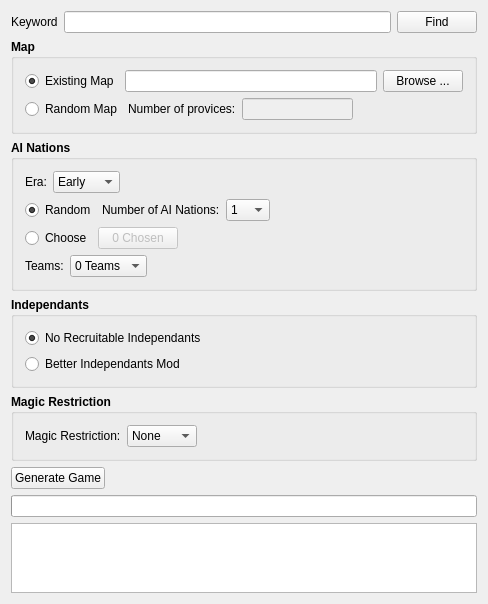
<?xml version="1.0" encoding="UTF-8"?>
<ui version="4.0">
 <class>TextFinder</class>
 <widget class="QWidget" name="TextFinder">
  <property name="geometry">
   <rect>
    <x>0</x>
    <y>0</y>
    <width>488</width>
    <height>562</height>
   </rect>
  </property>
  <property name="windowTitle">
   <string>Dom3 AI++</string>
  </property>
  <layout class="QVBoxLayout" name="verticalLayout">
   <item>
    <layout class="QHBoxLayout" name="horizontalLayout">
     <item>
      <widget class="QLabel" name="label">
       <property name="text">
        <string>Keyword</string>
       </property>
      </widget>
     </item>
     <item>
      <widget class="QLineEdit" name="lineEdit"/>
     </item>
     <item>
      <widget class="QPushButton" name="findButton">
       <property name="text">
        <string>Find</string>
       </property>
      </widget>
     </item>
    </layout>
   </item>
   <item>
    <widget class="QGroupBox" name="groupBox">
     <property name="font">
      <font>
       <weight>75</weight>
       <bold>true</bold>
      </font>
     </property>
     <property name="title">
      <string>Map</string>
     </property>
     <layout class="QVBoxLayout" name="verticalLayout_2">
      <item>
       <layout class="QHBoxLayout" name="horizontalLayout_2">
        <item>
         <widget class="QRadioButton" name="existingMapRadio">
          <property name="font">
           <font>
            <weight>50</weight>
            <bold>false</bold>
           </font>
          </property>
          <property name="text">
           <string>Existing Map</string>
          </property>
          <property name="checked">
           <bool>true</bool>
          </property>
         </widget>
        </item>
        <item>
         <widget class="QLineEdit" name="mapText">
          <property name="font">
           <font>
            <weight>50</weight>
            <bold>false</bold>
           </font>
          </property>
         </widget>
        </item>
        <item>
         <widget class="QPushButton" name="mapBrowseButton">
          <property name="font">
           <font>
            <weight>50</weight>
            <bold>false</bold>
           </font>
          </property>
          <property name="text">
           <string>Browse ...</string>
          </property>
         </widget>
        </item>
       </layout>
      </item>
      <item>
       <layout class="QHBoxLayout" name="horizontalLayout_3">
        <item>
         <widget class="QRadioButton" name="randomMapRadio">
          <property name="font">
           <font>
            <weight>50</weight>
            <bold>false</bold>
           </font>
          </property>
          <property name="text">
           <string>Random Map</string>
          </property>
         </widget>
        </item>
        <item>
         <widget class="QLabel" name="label_2">
          <property name="font">
           <font>
            <weight>50</weight>
            <bold>false</bold>
           </font>
          </property>
          <property name="text">
           <string>Number of provices:</string>
          </property>
         </widget>
        </item>
        <item>
         <widget class="QLineEdit" name="numProvinceText">
          <property name="enabled">
           <bool>false</bool>
          </property>
          <property name="font">
           <font>
            <weight>50</weight>
            <bold>false</bold>
           </font>
          </property>
          <property name="readOnly">
           <bool>false</bool>
          </property>
         </widget>
        </item>
        <item>
         <spacer name="horizontalSpacer_2">
          <property name="orientation">
           <enum>Qt::Horizontal</enum>
          </property>
          <property name="sizeHint" stdset="0">
           <size>
            <width>40</width>
            <height>20</height>
           </size>
          </property>
         </spacer>
        </item>
       </layout>
      </item>
     </layout>
    </widget>
   </item>
   <item>
    <widget class="QGroupBox" name="groupBox_2">
     <property name="font">
      <font>
       <weight>75</weight>
       <bold>true</bold>
      </font>
     </property>
     <property name="title">
      <string>AI Nations</string>
     </property>
     <layout class="QVBoxLayout" name="verticalLayout_3">
      <item>
       <layout class="QHBoxLayout" name="horizontalLayout_4">
        <property name="sizeConstraint">
         <enum>QLayout::SetDefaultConstraint</enum>
        </property>
        <item>
         <widget class="QLabel" name="label_3">
          <property name="sizePolicy">
           <sizepolicy hsizetype="Maximum" vsizetype="Preferred">
            <horstretch>0</horstretch>
            <verstretch>0</verstretch>
           </sizepolicy>
          </property>
          <property name="font">
           <font>
            <weight>50</weight>
            <bold>false</bold>
           </font>
          </property>
          <property name="text">
           <string>Era:</string>
          </property>
         </widget>
        </item>
        <item>
         <widget class="QComboBox" name="eraCombo">
          <property name="font">
           <font>
            <weight>50</weight>
            <bold>false</bold>
           </font>
          </property>
          <item>
           <property name="text">
            <string>Early</string>
           </property>
          </item>
          <item>
           <property name="text">
            <string>Middle</string>
           </property>
          </item>
          <item>
           <property name="text">
            <string>Late</string>
           </property>
          </item>
         </widget>
        </item>
        <item>
         <spacer name="horizontalSpacer">
          <property name="orientation">
           <enum>Qt::Horizontal</enum>
          </property>
          <property name="sizeHint" stdset="0">
           <size>
            <width>40</width>
            <height>20</height>
           </size>
          </property>
         </spacer>
        </item>
       </layout>
      </item>
      <item>
       <layout class="QHBoxLayout" name="horizontalLayout_5">
        <item>
         <widget class="QRadioButton" name="randomNationsRadio">
          <property name="font">
           <font>
            <weight>50</weight>
            <bold>false</bold>
           </font>
          </property>
          <property name="text">
           <string>Random</string>
          </property>
          <property name="checked">
           <bool>true</bool>
          </property>
         </widget>
        </item>
        <item>
         <widget class="QLabel" name="label_4">
          <property name="font">
           <font>
            <weight>50</weight>
            <bold>false</bold>
           </font>
          </property>
          <property name="text">
           <string>Number of AI Nations:</string>
          </property>
         </widget>
        </item>
        <item>
         <widget class="QComboBox" name="numRandomNationsCombo">
          <property name="font">
           <font>
            <weight>50</weight>
            <bold>false</bold>
           </font>
          </property>
          <item>
           <property name="text">
            <string>1</string>
           </property>
          </item>
          <item>
           <property name="text">
            <string>2</string>
           </property>
          </item>
          <item>
           <property name="text">
            <string>3</string>
           </property>
          </item>
          <item>
           <property name="text">
            <string>4</string>
           </property>
          </item>
          <item>
           <property name="text">
            <string>5</string>
           </property>
          </item>
          <item>
           <property name="text">
            <string>6</string>
           </property>
          </item>
          <item>
           <property name="text">
            <string>7</string>
           </property>
          </item>
          <item>
           <property name="text">
            <string>8</string>
           </property>
          </item>
          <item>
           <property name="text">
            <string>9</string>
           </property>
          </item>
          <item>
           <property name="text">
            <string>10</string>
           </property>
          </item>
          <item>
           <property name="text">
            <string>11</string>
           </property>
          </item>
          <item>
           <property name="text">
            <string>12</string>
           </property>
          </item>
          <item>
           <property name="text">
            <string>13</string>
           </property>
          </item>
          <item>
           <property name="text">
            <string>14</string>
           </property>
          </item>
          <item>
           <property name="text">
            <string>15</string>
           </property>
          </item>
          <item>
           <property name="text">
            <string>16</string>
           </property>
          </item>
          <item>
           <property name="text">
            <string>17</string>
           </property>
          </item>
          <item>
           <property name="text">
            <string>18</string>
           </property>
          </item>
          <item>
           <property name="text">
            <string>19</string>
           </property>
          </item>
          <item>
           <property name="text">
            <string>20</string>
           </property>
          </item>
         </widget>
        </item>
        <item>
         <spacer name="horizontalSpacer_3">
          <property name="orientation">
           <enum>Qt::Horizontal</enum>
          </property>
          <property name="sizeHint" stdset="0">
           <size>
            <width>40</width>
            <height>20</height>
           </size>
          </property>
         </spacer>
        </item>
       </layout>
      </item>
      <item>
       <layout class="QHBoxLayout" name="horizontalLayout_6">
        <item>
         <widget class="QRadioButton" name="chooseNationsRadio">
          <property name="font">
           <font>
            <weight>50</weight>
            <bold>false</bold>
           </font>
          </property>
          <property name="text">
           <string>Choose</string>
          </property>
         </widget>
        </item>
        <item>
         <widget class="QPushButton" name="chooseNationsButton">
          <property name="enabled">
           <bool>false</bool>
          </property>
          <property name="font">
           <font>
            <weight>50</weight>
            <bold>false</bold>
           </font>
          </property>
          <property name="text">
           <string>0 Chosen</string>
          </property>
         </widget>
        </item>
        <item>
         <spacer name="horizontalSpacer_4">
          <property name="orientation">
           <enum>Qt::Horizontal</enum>
          </property>
          <property name="sizeHint" stdset="0">
           <size>
            <width>40</width>
            <height>20</height>
           </size>
          </property>
         </spacer>
        </item>
       </layout>
      </item>
      <item>
       <layout class="QHBoxLayout" name="horizontalLayout_7">
        <item>
         <widget class="QLabel" name="label_5">
          <property name="font">
           <font>
            <weight>50</weight>
            <bold>false</bold>
           </font>
          </property>
          <property name="text">
           <string>Teams:</string>
          </property>
         </widget>
        </item>
        <item>
         <widget class="QComboBox" name="alliesCombo">
          <property name="font">
           <font>
            <weight>50</weight>
            <bold>false</bold>
           </font>
          </property>
          <item>
           <property name="text">
            <string>0 Teams</string>
           </property>
          </item>
          <item>
           <property name="text">
            <string>1 Team</string>
           </property>
          </item>
          <item>
           <property name="text">
            <string>2 Teams</string>
           </property>
          </item>
          <item>
           <property name="text">
            <string>3 Teams</string>
           </property>
          </item>
         </widget>
        </item>
        <item>
         <spacer name="horizontalSpacer_5">
          <property name="orientation">
           <enum>Qt::Horizontal</enum>
          </property>
          <property name="sizeHint" stdset="0">
           <size>
            <width>40</width>
            <height>20</height>
           </size>
          </property>
         </spacer>
        </item>
       </layout>
      </item>
     </layout>
    </widget>
   </item>
   <item>
    <widget class="QGroupBox" name="groupBox_3">
     <property name="font">
      <font>
       <weight>75</weight>
       <bold>true</bold>
      </font>
     </property>
     <property name="title">
      <string>Independants</string>
     </property>
     <layout class="QVBoxLayout" name="verticalLayout_4">
      <item>
       <layout class="QHBoxLayout" name="horizontalLayout_9">
        <item>
         <widget class="QRadioButton" name="noIndyRadio">
          <property name="font">
           <font>
            <weight>50</weight>
            <bold>false</bold>
           </font>
          </property>
          <property name="text">
           <string>No Recruitable Independants</string>
          </property>
          <property name="checked">
           <bool>true</bool>
          </property>
         </widget>
        </item>
       </layout>
      </item>
      <item>
       <layout class="QHBoxLayout" name="horizontalLayout_8">
        <item>
         <widget class="QRadioButton" name="betterIndyRadio">
          <property name="font">
           <font>
            <weight>50</weight>
            <bold>false</bold>
           </font>
          </property>
          <property name="text">
           <string>Better Independants Mod</string>
          </property>
         </widget>
        </item>
       </layout>
      </item>
     </layout>
    </widget>
   </item>
   <item>
    <widget class="QGroupBox" name="groupBox_4">
     <property name="font">
      <font>
       <weight>75</weight>
       <bold>true</bold>
      </font>
     </property>
     <property name="title">
      <string>Magic Restriction</string>
     </property>
     <layout class="QVBoxLayout" name="verticalLayout_5">
      <item>
       <layout class="QHBoxLayout" name="horizontalLayout_10">
        <item>
         <widget class="QLabel" name="label_6">
          <property name="font">
           <font>
            <weight>50</weight>
            <bold>false</bold>
           </font>
          </property>
          <property name="text">
           <string>Magic Restriction:</string>
          </property>
         </widget>
        </item>
        <item>
         <widget class="QComboBox" name="mrCombo">
          <property name="font">
           <font>
            <weight>50</weight>
            <bold>false</bold>
           </font>
          </property>
          <item>
           <property name="text">
            <string>None</string>
           </property>
          </item>
          <item>
           <property name="text">
            <string>Level 8</string>
           </property>
          </item>
          <item>
           <property name="text">
            <string>Level 7</string>
           </property>
          </item>
          <item>
           <property name="text">
            <string>Level 6</string>
           </property>
          </item>
         </widget>
        </item>
        <item>
         <spacer name="horizontalSpacer_6">
          <property name="orientation">
           <enum>Qt::Horizontal</enum>
          </property>
          <property name="sizeHint" stdset="0">
           <size>
            <width>40</width>
            <height>20</height>
           </size>
          </property>
         </spacer>
        </item>
       </layout>
      </item>
     </layout>
    </widget>
   </item>
   <item>
    <layout class="QHBoxLayout" name="horizontalLayout_11">
     <item>
      <widget class="QPushButton" name="generateGameButton">
       <property name="text">
        <string>Generate Game</string>
       </property>
      </widget>
     </item>
     <item>
      <spacer name="horizontalSpacer_7">
       <property name="orientation">
        <enum>Qt::Horizontal</enum>
       </property>
       <property name="sizeHint" stdset="0">
        <size>
         <width>40</width>
         <height>20</height>
        </size>
       </property>
      </spacer>
     </item>
    </layout>
   </item>
   <item>
    <widget class="QProgressBar" name="progressBar">
     <property name="value">
      <number>0</number>
     </property>
     <property name="textVisible">
      <bool>false</bool>
     </property>
    </widget>
   </item>
   <item>
    <widget class="QTextEdit" name="textEdit"/>
   </item>
  </layout>
 </widget>
 <layoutdefault spacing="6" margin="11"/>
 <resources/>
 <connections/>
</ui>
